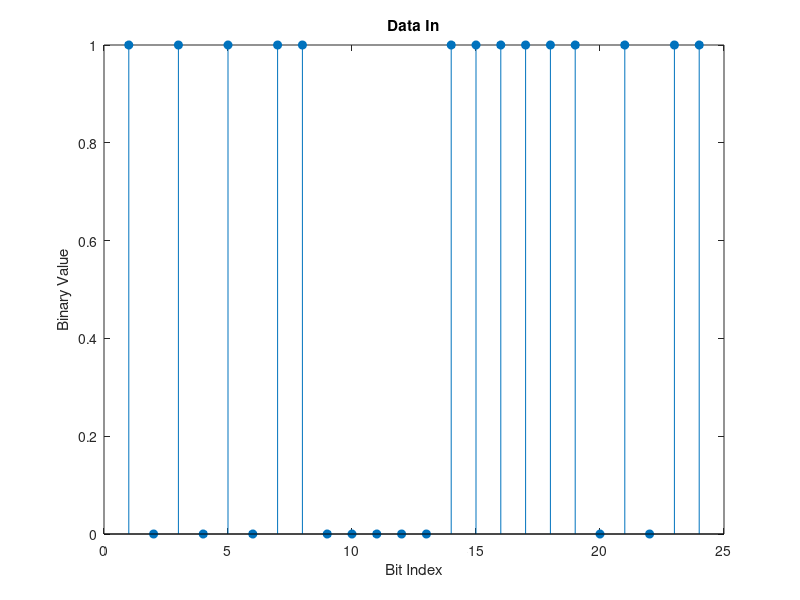
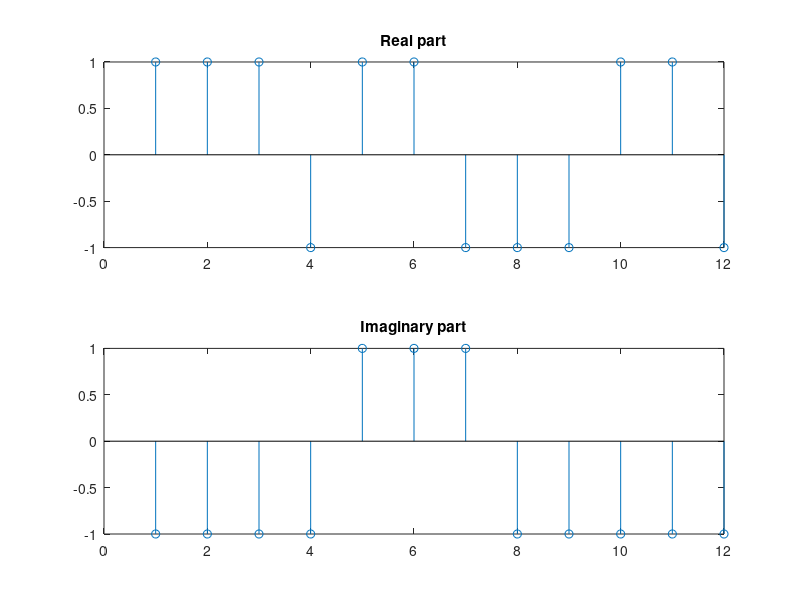

Write MATLAB code to recreate these figures, in order.
clear all;
close all;
%---------------- Initial Parameters ----------------
n = 24;     %number of bits
M = 4;        %4-QAM
k = log2(M);  %number of bits in one symbol
w = 2*pi*10;  %angular frequency

if mod(n, k) ~= 0
    error('numberOfBits must be a multiple of log2(M).');
end

numSamplesPerSymbol = 1;    % Oversampling factor

%----------------Creation of the bitstream ---------

dataIn = randi(2,n,1) - 1  % Generate vector of binary data

figure(1)
stem(dataIn,"filled");
title('Data In');
xlabel('Bit Index');
ylabel('Binary Value');

%----------------- QAM Mapper --------------------

numberOfSymbols = length(dataIn)/k; %number of symbols in the FIFO

% Define mapping table applying Gray mapping

mappingTable(1) =  1 + 1*i;
mappingTable(2) = -1 + 1*i;
mappingTable(3) =  1 - 1*i;
mappingTable(4) = -1 - 1*i;

mappedSymbols = zeros(1, numberOfSymbols);

% Map bits to symbols
for i = 1:k:length(dataIn)   
  symbolBits = dataIn(i:i+k-1);
  symbolIndex = 2^1 * symbolBits(1) + 2^0 * symbolBits(2);
  
   % Mapping
   mappedSymbols((i - 1)/k + 1) = mappingTable( symbolIndex + 1);   
endfor

figure(2);
subplot(2,1,1);
stem(real(mappedSymbols));
title("Real part")
subplot(2,1,2);
stem(imag(mappedSymbols));
title("Imaginary part")
